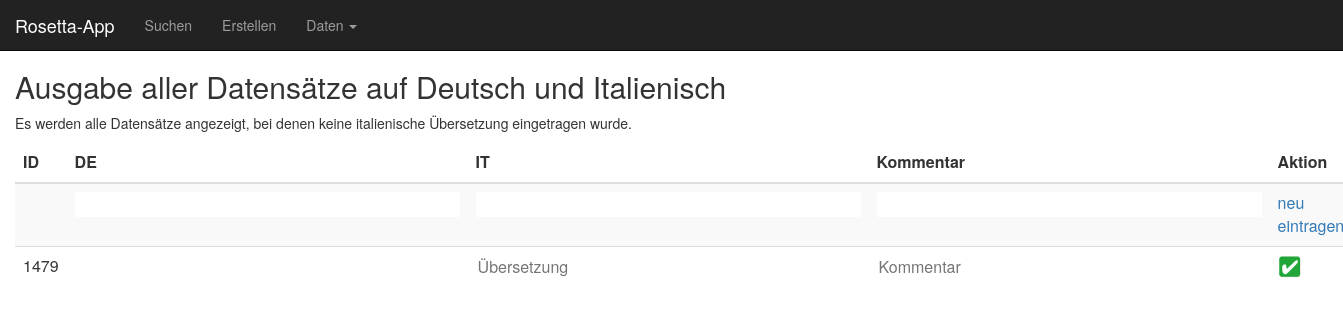
Page /Sandbox/003_db_anzeigen_it_relevant.php on the earlier database version.
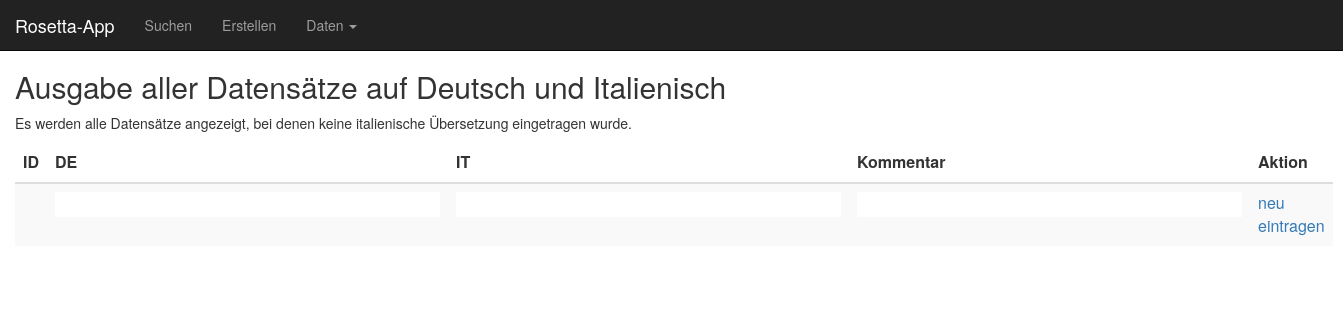
Same page on the later database version.
### tables this page shows
CREATE TABLE `rosetta_data` (
  `token` varchar(100) DEFAULT NULL,
  `id` int(5) NOT NULL,
  `date` timestamp NOT NULL DEFAULT CURRENT_TIMESTAMP ON UPDATE CURRENT_TIMESTAMP,
  `de` varchar(1000) DEFAULT NULL,
  `comment_de` varchar(1000) DEFAULT NULL,
  `fr` varchar(1000) DEFAULT NULL,
  `comment_fr` varchar(1000) DEFAULT NULL,
  `it` varchar(1000) DEFAULT NULL,
  `comment_it` varchar(1000) DEFAULT NULL,
  `en` varchar(1000) DEFAULT NULL,
  `rubrik` varchar(500) DEFAULT NULL,
  `info` varchar(200) DEFAULT NULL,
  `carline` varchar(500) DEFAULT NULL,
  `toTranslate` varchar(5) DEFAULT NULL
);

### Sandbox/003_db_anzeigen_it_relevant.php (the view, shortened to what this page needs)
<?php
include "elements/header.php";
?>
<?php
include "include/db_connect.php";
?>
<h2>Ausgabe aller Datensätze auf Deutsch und Italienisch</h2>
<p>Es werden alle Datensätze angezeigt, bei denen keine italienische Übersetzung eingetragen wurde.</p>
<div class='results'>
<?php
echo "<form name='f' action='003_db_anzeigen_it_relevant.php'
               method='post'>";
echo "\n\n<table class=\"table table-hover table-responsive table-striped\">"
    . "<thead>"
    . "<tr>"
    . "<th class=\"col-sm-1\">ID</th>"
    . "<th class=\"col-sm-4\">DE</th>"
    . "<th class=\"col-sm-4\">IT</th>"
    . "<th class=\"col-sm-4\">Kommentar</th>"
    . "<th class=\"col-sm-1\">Aktion</th>"
    . "</tr>"
    . "</thead>";
echo "\n\n<tr>"
    . "<td size='3' /></td>"
    . "<td><input class='toEdit' name='dts[0]' size='40' /></td>"
    . "<td><input class='toEdit' name='itl[0]' size='40' /></td>"
    . "<td><input class='toEdit' name='com[0]' size='40' /></td>"
    . "<td><a href='javascript:send(0,0);'>neu eintragen</a></td>"
    . "</tr>";
$res = mysqli_query($con, "select * from rosetta_data where it = ''");
while ($dsatz = mysqli_fetch_assoc($res))
{
    $id_nr = $dsatz["id"];
    echo "\n\n<tr>"
        . "<td>" . $dsatz["id"] . "</td>"
        . "<td>" . utf8_encode( $dsatz["de"] ) . "</td>"
        . "<td><input class='toEdit' name='itl[$id_nr]' placeholder='Übersetzung' value='" . utf8_encode( $dsatz["it"] ) . "' size='40' /></td>"
        . "<td><input class='toEdit' name='com[$id_nr]' placeholder='Kommentar' value='" . utf8_encode( $dsatz["comment_it"] ) . "' size='40' /></td>"
        . "<td><a href='javascript:send(1,$id_nr);'><img src=\"img/button_agree.png\"></a></td>"
        . "</tr>";
}
echo "</table>";
echo "</form>";
?>

### Sandbox/elements/header.php (shortened to what this page needs)
<html>
    <head>
        <link href="https://slimou.de/___Bootstrap/bootstrap/css/bootstrap.min.css" rel="stylesheet">
        <link href="css/layout.css" rel="stylesheet">
        <link rel="stylesheet" href="//code.jquery.com/ui/1.11.4/themes/smoothness/jquery-ui.css">
    </head>
    <body>
        <?php
        include 'elements/navigation.php';
        ?>
        <div class="container-fluid content">

### Sandbox/elements/navigation.php (shortened to what this page needs)
<nav class="navbar navbar-inverse navbar-fixed-top">
    <div class="container-fluid">
        <div class="navbar-header">
            <a class="navbar-brand" href="index.php">Rosetta-App</a>
        </div>
        <div class="collapse navbar-collapse navbar-left" id="bs-exmple-navbar-collapse-1">
            <ul class="nav navbar-nav">
                <li><a href="003_db_suchen_a.php">Suchen</a></li>
                <li><a href="003_db_erzeugen_a.php">Erstellen</a></li>
                <li class="dropdown">
                    <a href="#" class="dropdown-toggle" data-toggle="dropdown">Daten
                        <span class="caret"></span>
                    </a>
                </li>
            </ul>
        </div>
    </div>
</nav>

### Sandbox/css/layout.css (style rules this page uses)
.content { position: relative; top: 50px; }
.toEdit { border: none; background-color: none; height: auto; }

Differences in the rows shown:
removed rosetta_data: id "1479"
